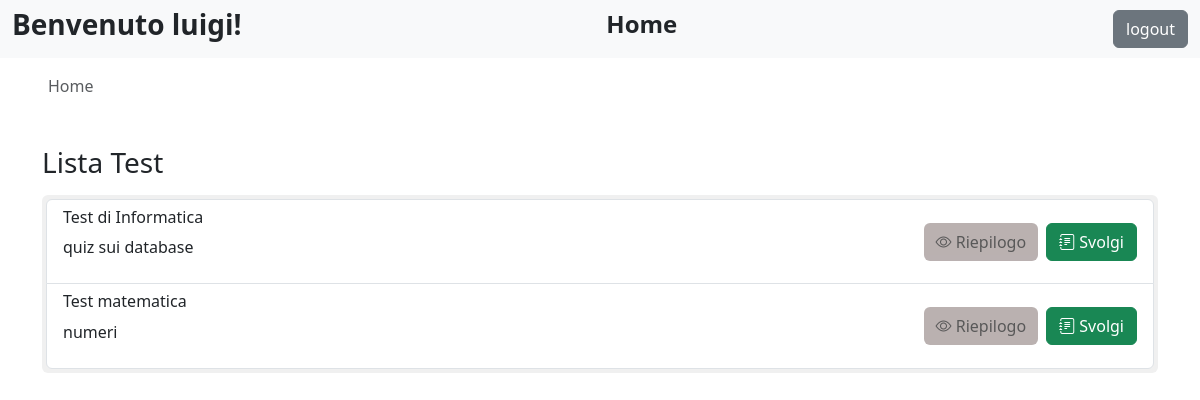
The page /studenti.php (signed in) on the database as committed earlier.
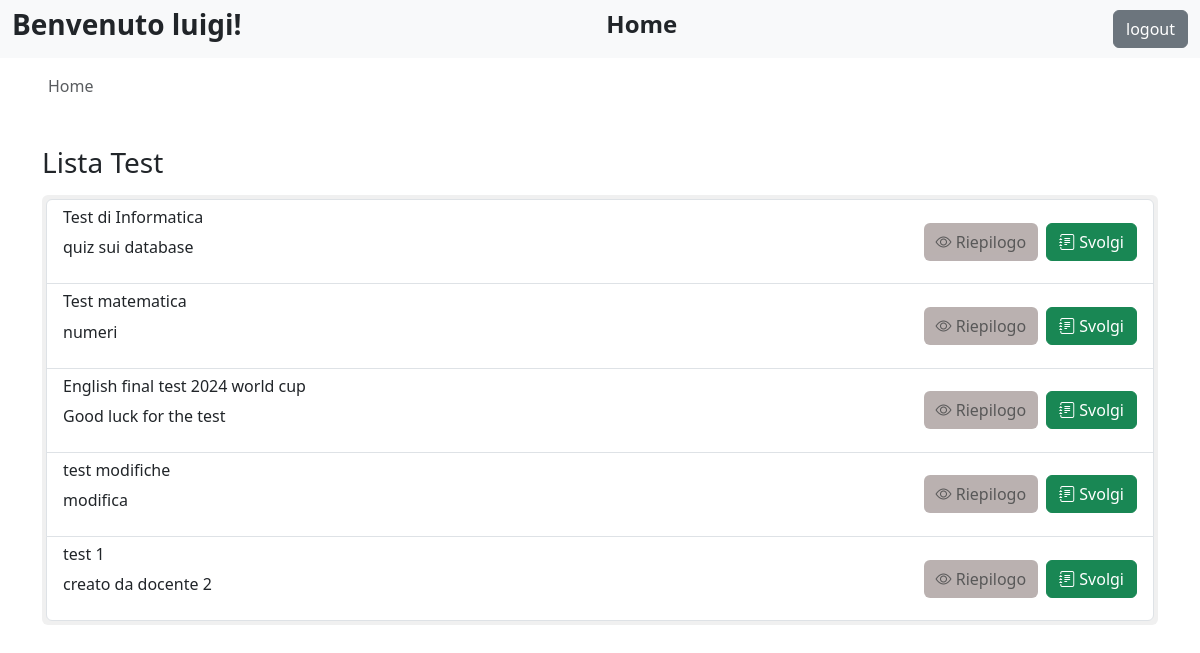
The same page on the database as committed later.
### tables this page shows
CREATE TABLE IF NOT EXISTS `test` (
  `id` int(11) NOT NULL,
  `titolo` varchar(255) NOT NULL,
  `descrizione` text DEFAULT NULL,
  `creato_da` int(11) DEFAULT NULL
);

### studenti.php (the view, shortened to what this page needs)
<?php
	include "include/db.php";
	$sql = "SELECT id, titolo, descrizione FROM test";
	$result = $conn->query($sql);
?>
<!DOCTYPE html>
<html lang="en">
<head>
	<link rel="stylesheet" href="https://cdn.jsdelivr.net/npm/bootstrap@4.3.1/dist/css/bootstrap.min.css">
	<link href="https://cdn.jsdelivr.net/npm/bootstrap@5.3.0-alpha1/dist/css/bootstrap.min.css" rel="stylesheet">
	<link href="https://cdn.jsdelivr.net/npm/bootstrap-icons/font/bootstrap-icons.css" rel="stylesheet">
</head>
<body>
	<nav class="navbar navbar-expand-lg navbar-light bg-light">
		<div class="container-fluid d-flex justify-content-between">
			<h3 class="fw-bold">Benvenuto <?php echo $_SESSION["username"]; ?>!</h3>
			<h4 class="fw-bold text-center" style="transform: translateX(-50%);">Home</h4>
			<form class="d-flex" method="POST" action="php/do_logout.php">
				<input class="btn btn-secondary ms-auto" type="submit" id="logout" name="logout" value="logout">
			</form>
		</div>
	</nav>
	<div class="ms-5 mt-3">
	<nav aria-label="breadcrumb">
	<ol class="breadcrumb">
		<li class="breadcrumb-item active" aria-current="page">Home</li>
	</ol>
	</nav>
	</div>
	<div class="container mt-5">
		<h3 class="my-3">Lista Test</h3>
		<div>
			<ul class="list-group p-1" style="background-color: #f0f0f0;">
				<?php
					if ($result->num_rows > 0) {
						while ($row = $result->fetch_assoc()) {
							$sql_check = "SELECT COUNT(*) AS count FROM risposte_date WHERE id_test = ? AND id_user = ?";
							$stmt = $conn->prepare($sql_check);
							$stmt->bind_param("ii", $row["id"], $_SESSION["user_id"]);
							$stmt->execute();
							$result_check = $stmt->get_result();
							$data_check = $result_check->fetch_assoc();
							$has_data = $data_check["count"] > 0;
							echo '<li class="list-group-item list-group-item-action d-flex justify-content-between border">';
							echo '<div>';
							echo '<h6>' . htmlspecialchars($row['titolo']) . '</h6>';
							echo '<p>' . htmlspecialchars($row['descrizione']) . '</p>';
							echo '</div>';
							echo '<div class="my-auto d-flex gap-2">';
							if ($has_data) {
								echo '<a href="riepilogo.php?id_test='.$row["id"].'" class="btn btn-info"><i class="bi bi-eye"></i> Riepilogo</a>';
								echo '<button class="btn btn-success" style="background-color:#968887; border:none; color: #000;" disabled><i class="bi bi-journal-text"></i> Svolgi</button>';
							} else {
								echo '<button class="btn btn-info" style="background-color:#968887; border:none;" disabled><i class="bi bi-eye"></i> Riepilogo</button>';
								echo '<a href="svolgi_test.php?id_test='.$row["id"].'" class="btn btn-success"><i class="bi bi-journal-text"></i> Svolgi</a>';
							}
							echo '</div>';
							echo '</li>';
						}
					} else {
						echo '<li class="list-group-item">Nessun test trovato</li>';
					}
				?>
			</ul>
		</div>
	</div>
</body>
</html>

Rows that differ between the two databases and show on the page:
added test: titolo "English final test 2024 world cup", descrizione "Good luck for the test"
added test: titolo "test modifiche", descrizione "modifica"
added test: titolo "test 1", descrizione "creato da docente 2"
